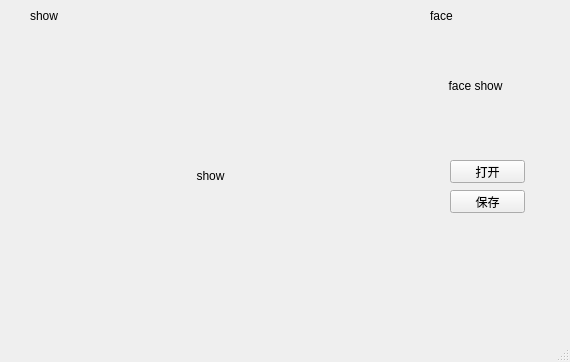
<?xml version="1.0" encoding="UTF-8"?>
<ui version="4.0">
 <class>MainWindow</class>
 <widget class="QMainWindow" name="MainWindow">
  <property name="geometry">
   <rect>
    <x>0</x>
    <y>0</y>
    <width>570</width>
    <height>362</height>
   </rect>
  </property>
  <property name="windowTitle">
   <string>MainWindow</string>
  </property>
  <widget class="QWidget" name="centralWidget">
   <widget class="QPushButton" name="open_btn">
    <property name="geometry">
     <rect>
      <x>450</x>
      <y>160</y>
      <width>75</width>
      <height>23</height>
     </rect>
    </property>
    <property name="text">
     <string>打开</string>
    </property>
   </widget>
   <widget class="QLabel" name="show_lable">
    <property name="geometry">
     <rect>
      <x>20</x>
      <y>30</y>
      <width>381</width>
      <height>291</height>
     </rect>
    </property>
    <property name="text">
     <string>show</string>
    </property>
    <property name="alignment">
     <set>Qt::AlignCenter</set>
    </property>
   </widget>
   <widget class="QLabel" name="face_lable">
    <property name="geometry">
     <rect>
      <x>420</x>
      <y>30</y>
      <width>111</width>
      <height>111</height>
     </rect>
    </property>
    <property name="text">
     <string>face show</string>
    </property>
    <property name="alignment">
     <set>Qt::AlignCenter</set>
    </property>
   </widget>
   <widget class="QLabel" name="label">
    <property name="geometry">
     <rect>
      <x>430</x>
      <y>10</y>
      <width>54</width>
      <height>12</height>
     </rect>
    </property>
    <property name="text">
     <string>face</string>
    </property>
   </widget>
   <widget class="QLabel" name="label_2">
    <property name="geometry">
     <rect>
      <x>30</x>
      <y>10</y>
      <width>54</width>
      <height>12</height>
     </rect>
    </property>
    <property name="text">
     <string>show</string>
    </property>
   </widget>
   <widget class="QPushButton" name="save_btn">
    <property name="geometry">
     <rect>
      <x>450</x>
      <y>190</y>
      <width>75</width>
      <height>23</height>
     </rect>
    </property>
    <property name="text">
     <string>保存</string>
    </property>
   </widget>
  </widget>
  <widget class="QMenuBar" name="menuBar">
   <property name="geometry">
    <rect>
     <x>0</x>
     <y>0</y>
     <width>570</width>
     <height>23</height>
    </rect>
   </property>
  </widget>
  <widget class="QStatusBar" name="statusBar"/>
 </widget>
 <layoutdefault spacing="6" margin="11"/>
 <resources/>
 <connections/>
</ui>
